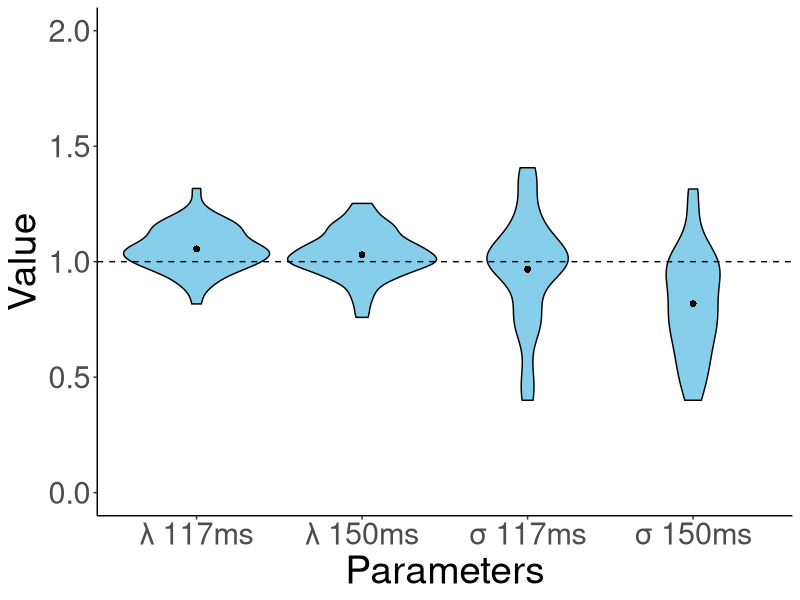
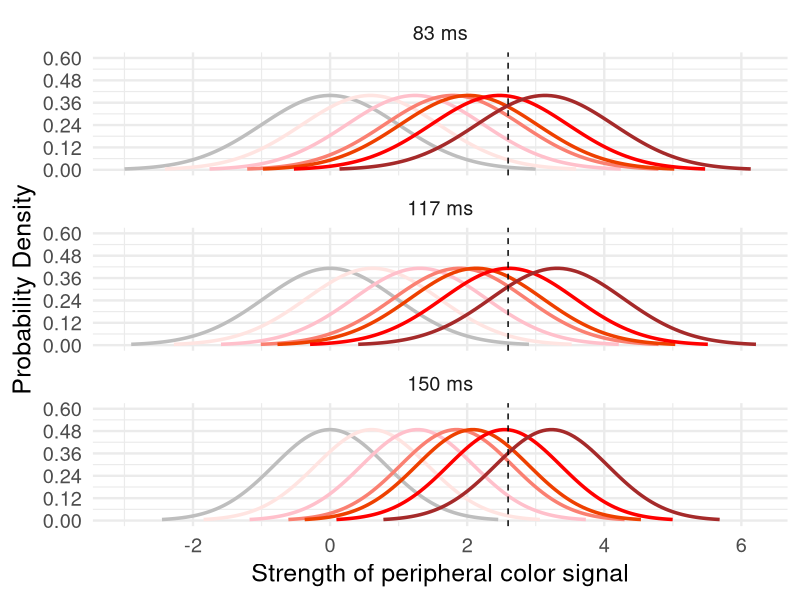
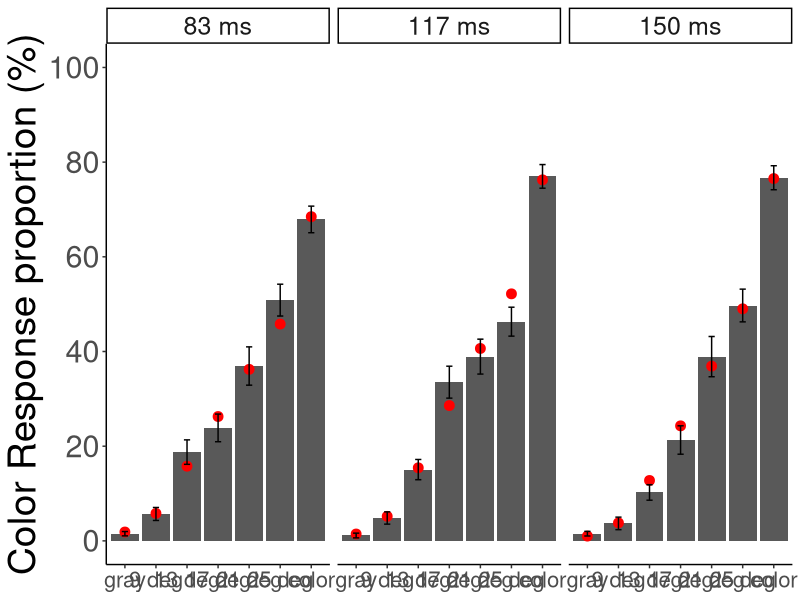

These figures' R source, in order:
library(tidyverse)

dat <- read.table("subdata.csv", header=T,sep=",") 

result = dat %>%             
  filter(TorF1 == 0 | TorF1 == 1) %>% # dual-task trials
  select(subnum, exposure, maskwidth, colorcond, TorF1, colorres, TorF2, gray_gray, gray_mix, gray_color, mix_gray, mix_mix, mix_color, color_gray, color_mix, color_color) %>%    
  group_by(subnum, colorcond, exposure, maskwidth) %>%                
  summarize(gray_gray= sum(gray_gray), gray_mix= sum(gray_mix), gray_color= sum(gray_color), mix_gray= sum(mix_gray), mix_mix= sum(mix_mix), mix_color= sum(mix_color), color_gray= sum(color_gray), color_mix= sum(color_mix), color_color= sum(color_color)) #%>%       

#基準となるパラメータ
sigma83ms <- 1
mu83ms_gray <- 0

### Function for model fitting
fit_uvsdt_mle <- function(data, add_constant = TRUE) {
  
  # add_constant = TRUE adds a small value to the response frequency vectors.
  # correction against extreme estimates 
  if (add_constant) {
    data <- data+0.5
  }
  
  # initial guess for parameter values d-primeベースで出す
  mu83ms_9deg  <- qnorm(data[4,2]/(data[4,1]+data[4,2]))-qnorm(data[1,2]/(data[1,1]+data[1,2]))
  mu83ms_13deg <- qnorm(data[5,2]/(data[5,1]+data[5,2]))-qnorm(data[1,2]/(data[1,1]+data[1,2]))
  mu83ms_17deg <- qnorm(data[6,2]/(data[6,1]+data[6,2]))-qnorm(data[1,2]/(data[1,1]+data[1,2]))
  mu83ms_21deg <- qnorm(data[7,2]/(data[7,1]+data[7,2]))-qnorm(data[1,2]/(data[1,1]+data[1,2]))
  mu83ms_25deg <- qnorm(data[8,2]/(data[8,1]+data[8,2]))-qnorm(data[1,2]/(data[1,1]+data[1,2]))
  mu83ms_color <- qnorm(data[19,2]/(data[19,1]+data[19,2]))-qnorm(data[1,2]/(data[1,1]+data[1,2]))
  mu117ms <- 1
  mu150ms <- 1
  sigma117ms <- 1
  sigma150ms <- 1
  cri <- 2
  
  guess <- c(mu83ms_9deg, mu83ms_13deg, mu83ms_17deg, mu83ms_21deg, mu83ms_25deg, mu83ms_color, mu117ms, mu150ms, sigma117ms, sigma150ms, cri)
  
  # model fit
  fit <- suppressWarnings(optim(uvsdt_logL, 
                                par = guess, 
                                lower =      c(0, 0, 0, 0, 0, 0, 0, 0, 0.4, 0.4, 0),
                                upper =      c(3.5, 3.5, 3.5, 3.5, 3.5, 3.5, 2.0, 2.0, 2.0, 2.0, 5.0), 
                                gr = NULL, method = "BFGS", 
                                control = list("maxit" = 10000, 
                                               "parscale" = c(1,   1,    1,   1,    1,   1,  0.001,  0.001,  0.001,  0.001,  1))))
  #lower =      c(0.1, 0.1, 0.1, 0.1, 0.1, 1.0, 0.5, 0.5, 0.5, 0.5, 0.5),
  #upper =      c(3.5, 3.5, 3.5, 3.5, 3.5, 3.5, 2.0, 2.0, 2.0, 2.0, 5.0), 
  
  # outputs
  mu83ms_9deg  <- fit$par[1]
  mu83ms_13deg <- fit$par[2] 
  mu83ms_17deg <- fit$par[3] 
  mu83ms_21deg <- fit$par[4] 
  mu83ms_25deg <- fit$par[5] 
  mu83ms_color <- fit$par[6] 
  mu117ms<-  fit$par[7] 
  mu150ms <- fit$par[8] 
  sigma117ms <- fit$par[9] 
  sigma150ms <- fit$par[10]
  cri <- fit$par[11] 
  
  logL <- -fit$value
  
  AIC <- -2 * logL + 2 * 11
  
  predicted_data <- matrix(c(rep(1,21)), nrow=21, ncol=2)
  ##############################################################################
  # model predictions
  predicted_data <- matrix(NA, nrow=21, ncol=2)
  #gray
  mean_one_mat <- c(mu83ms_gray, mu83ms_gray*mu117ms, mu83ms_gray*mu150ms)
  sigmamat <- c(sigma83ms,sigma117ms,sigma150ms)
  for (cond in 1:3) {
    pred_gray_others_rate <- pnorm(cri, mean= mean_one_mat[cond], sd=sigmamat[cond])
    pred_gray_color_rate <- 1-pred_gray_others_rate
    
    #反応数
    pred_nr_gray_color <- sum(data[cond,1]+data[cond,2]) * pred_gray_color_rate
    pred_nr_gray_others <- sum(data[cond,1]+data[cond,2]) * pred_gray_others_rate
    predicted_data[cond,1] <- pred_gray_others_rate
    predicted_data[cond,2] <- pred_gray_color_rate
  }
  
  #chimera
  mean_one_mat <- c(mu83ms_9deg,mu83ms_13deg,mu83ms_17deg,mu83ms_21deg,mu83ms_25deg, mu83ms_9deg*mu117ms,mu83ms_13deg*mu117ms,mu83ms_17deg*mu117ms,mu83ms_21deg*mu117ms,mu83ms_25deg*mu117ms, mu83ms_9deg*mu150ms,mu83ms_13deg*mu150ms,mu83ms_17deg*mu150ms,mu83ms_21deg*mu150ms,mu83ms_25deg*mu150ms)
  sigmamat <- c(rep(sigma83ms,5),rep(sigma117ms,5),rep(sigma150ms,5))
  for (cond in 4:18) {
    pred_chimera_others_rate <- pnorm(cri, mean=mean_one_mat[cond-3], sd=sigmamat[cond-3])
    pred_chimera_color_rate <-1-pred_chimera_others_rate
    #反応数
    pred_nr_chimera_color <- sum(data[cond,1]+data[cond,2]) *pred_chimera_color_rate
    pred_nr_chimera_others <- sum(data[cond,1]+data[cond,2]) * pred_chimera_others_rate
    predicted_data[cond,1] <- pred_chimera_others_rate
    predicted_data[cond,2] <- pred_chimera_color_rate
  }
  
  #color
  mean_two_mat <- c(mu83ms_color,mu83ms_color*mu117ms,mu83ms_color*mu150ms)
  sigmamat <- c(sigma83ms,sigma117ms,sigma150ms)
  for (cond in 19:21) {
    pred_color_others_rate <- pnorm(cri, mean=mean_two_mat[cond-18], sd=sigmamat[cond-18])
    pred_color_color_rate <- 1-pred_color_others_rate
    #反応数
    pred_nr_color_color <- sum(data[cond,1]+data[cond,2]) * pred_color_color_rate
    pred_nr_color_others <- sum(data[cond,1]+data[cond,2]) * pred_color_others_rate
    predicted_data[cond,1] <- pred_color_others_rate
    predicted_data[cond,2] <- pred_color_color_rate
  }
  ##############################################################################
  
  
  est <- data.frame(mu83ms_9deg   = mu83ms_9deg, 
                    mu83ms_13deg  = mu83ms_13deg, 
                    mu83ms_17deg  = mu83ms_17deg, 
                    mu83ms_21deg  = mu83ms_21deg, 
                    mu83ms_25deg  = mu83ms_25deg, 
                    mu83ms_color = mu83ms_color,
                    mu117ms = mu117ms,
                    mu150ms = mu150ms,
                    sigma117ms = sigma117ms,
                    sigma150ms = sigma150ms,
                    cri = cri, 
                    logL = logL,
                    AIC = AIC)
  return(list(est,predicted_data))
}


### Likelihood function
uvsdt_logL <- function(x, inputs) {
  
  # target parameters
  mu83ms_9deg  <- x[1]
  mu83ms_13deg <- x[2] 
  mu83ms_17deg <- x[3] 
  mu83ms_21deg <- x[4] 
  mu83ms_25deg <- x[5] 
  mu83ms_color <- x[6] 
  mu117ms<-  x[7] 
  mu150ms <- x[8] 
  sigma117ms <- x[9] 
  sigma150ms <- x[10]
  cri <- x[11] 
  
  ##############################################################################
  # model predictions
  predicted_data <- matrix(NA, nrow=21, ncol=2)
  #gray
  mean_one_mat <- c(mu83ms_gray, mu83ms_gray*mu117ms, mu83ms_gray*mu150ms)
  sigmamat <- c(sigma83ms,sigma117ms,sigma150ms)
  for (cond in 1:3) {
    pred_gray_others_rate <- pnorm(cri, mean= mean_one_mat[cond], sd=sigmamat[cond])
    pred_gray_color_rate <- 1-pred_gray_others_rate
    
    #反応数
    pred_nr_gray_color <- sum(data[cond,1]+data[cond,2]) * pred_gray_color_rate
    pred_nr_gray_others <- sum(data[cond,1]+data[cond,2]) * pred_gray_others_rate
    predicted_data[cond,1] <- pred_gray_others_rate
    predicted_data[cond,2] <- pred_gray_color_rate
  }
  
  #chimera
  mean_one_mat <- c(mu83ms_9deg,mu83ms_13deg,mu83ms_17deg,mu83ms_21deg,mu83ms_25deg, mu83ms_9deg*mu117ms,mu83ms_13deg*mu117ms,mu83ms_17deg*mu117ms,mu83ms_21deg*mu117ms,mu83ms_25deg*mu117ms, mu83ms_9deg*mu150ms,mu83ms_13deg*mu150ms,mu83ms_17deg*mu150ms,mu83ms_21deg*mu150ms,mu83ms_25deg*mu150ms)
  sigmamat <- c(rep(sigma83ms,5),rep(sigma117ms,5),rep(sigma150ms,5))
  for (cond in 4:18) {
    pred_chimera_others_rate <- pnorm(cri, mean=mean_one_mat[cond-3], sd=sigmamat[cond-3])
    pred_chimera_color_rate <-1-pred_chimera_others_rate
    #反応数
    pred_nr_chimera_color <- sum(data[cond,1]+data[cond,2]) *pred_chimera_color_rate
    pred_nr_chimera_others <- sum(data[cond,1]+data[cond,2]) * pred_chimera_others_rate
    predicted_data[cond,1] <- pred_chimera_others_rate
    predicted_data[cond,2] <- pred_chimera_color_rate
  }
  
  #color
  mean_two_mat <- c(mu83ms_color,mu83ms_color*mu117ms,mu83ms_color*mu150ms)
  sigmamat <- c(sigma83ms,sigma117ms,sigma150ms)
  for (cond in 19:21) {
    pred_color_others_rate <- pnorm(cri, mean=mean_two_mat[cond-18], sd=sigmamat[cond-18])
    pred_color_color_rate <- 1-pred_color_others_rate
    #反応数
    pred_nr_color_color <- sum(data[cond,1]+data[cond,2]) * pred_color_color_rate
    pred_nr_color_others <- sum(data[cond,1]+data[cond,2]) * pred_color_others_rate
    predicted_data[cond,1] <- pred_color_others_rate
    predicted_data[cond,2] <- pred_color_color_rate
  }
  ##############################################################################
  
  # log likelihood
  logL <- sum(data * log(predicted_data))
  if (is.nan(logL)) {
    logL <- -Inf
  }
  
  logL <- -logL
  return(logL)
  #if (1 < par[3] & par[3] < par[4] & par[4] < par[5] & par[5] < par[6] & par[7] < par[8] & par[8] < par[9] & par[9]< par[10] & par[10]< par[11] & par[12] < par[13] & par[13] < par[14] & par[14] < par[15] & par[15] < par[16]) {
  #logL <- -logL　#対数尤度を対数損失にする
  #return(logL)
  #} 
  #else {
  # return(999999)
  #}
  
}


estimates <- c()
predicted_array <- array(NA, dim = c(21, 2, 44))
data_rate_array <- array(NA, dim = c(21, 2, 44))

data_rate_add <- array(NA, dim = c(21, 2, 44))
dprime_mat <- matrix(c(rep(NA,18*44)), nrow=18, ncol=44)
C_mat <- matrix(c(rep(NA,18*44)), nrow=18, ncol=44)

for (i in 4:47) {
  
  sub <- i
  
  #データ成型
  subdata <- result[((sub-4)*21+1):((sub-4)*21+21), ]
  data <- matrix(NA, nrow=21, ncol=2)
  #gray
  data[1:3,1]<-unlist(subdata[1:3,5]+subdata[1:3,6])#_others
  data[1:3,2]<-unlist(subdata[1:3,7])#_color
  #chimera
  data[4:18,1]<-unlist(subdata[4:18,8]+subdata[4:18,9])#_others
  data[4:18,2]<-unlist(subdata[4:18,10])#_color
  #color
  data[19:21,1]<-unlist(subdata[19:21,11]+subdata[19:21,12])#_others
  data[19:21,2]<-unlist(subdata[19:21,13])#_color
  
  data_rate_array[,1,(sub-3)]<-data[,1]/(data[,1]+data[,2])
  data_rate_array[,2,(sub-3)]<-data[,2]/(data[,1]+data[,2])
  
  data_rate_add[,1,(sub-3)]<-(data[,1]+0.5)/((data[,1]+0.5)+(data[,2]+0.5))
  data_rate_add[,2,(sub-3)]<-(data[,2]+0.5)/((data[,1]+0.5)+(data[,2]+0.5))
  
  # #########グレーをS1分布としたd'やCの算出############################################################
  # 
  # dprime_co_83 <-  qnorm(data_rate_add[19,2,(sub-3)])-qnorm(data_rate_add[1,2,(sub-3)]) #z(color_color)-z(gray_color)
  # dprime_co_117 <- qnorm(data_rate_add[20,2,(sub-3)])-qnorm(data_rate_add[2,2,(sub-3)])
  # dprime_co_150 <- qnorm(data_rate_add[21,2,(sub-3)])-qnorm(data_rate_add[3,2,(sub-3)])
  # 
  # dprime_9d_83<-  qnorm(data_rate_add[4,2,(sub-3)])-qnorm(data_rate_add[1,2,(sub-3)])#z(chimera_color)-z(gray_color)
  # dprime_13d_83<- qnorm(data_rate_add[5,2,(sub-3)])-qnorm(data_rate_add[1,2,(sub-3)])
  # dprime_17d_83<- qnorm(data_rate_add[6,2,(sub-3)])-qnorm(data_rate_add[1,2,(sub-3)])
  # dprime_21d_83<- qnorm(data_rate_add[7,2,(sub-3)])-qnorm(data_rate_add[1,2,(sub-3)])
  # dprime_25d_83<- qnorm(data_rate_add[8,2,(sub-3)])-qnorm(data_rate_add[1,2,(sub-3)])
  # 
  # dprime_9d_117<-  qnorm(data_rate_add[9,2,(sub-3)])-qnorm(data_rate_add[2,2,(sub-3)])
  # dprime_13d_117<- qnorm(data_rate_add[10,2,(sub-3)])-qnorm(data_rate_add[2,2,(sub-3)])
  # dprime_17d_117<- qnorm(data_rate_add[11,2,(sub-3)])-qnorm(data_rate_add[2,2,(sub-3)])
  # dprime_21d_117<- qnorm(data_rate_add[12,2,(sub-3)])-qnorm(data_rate_add[2,2,(sub-3)])
  # dprime_25d_117<- qnorm(data_rate_add[13,2,(sub-3)])-qnorm(data_rate_add[2,2,(sub-3)])
  # 
  # dprime_9d_150<-  qnorm(data_rate_add[14,2,(sub-3)])-qnorm(data_rate_add[3,2,(sub-3)])
  # dprime_13d_150<- qnorm(data_rate_add[15,2,(sub-3)])-qnorm(data_rate_add[3,2,(sub-3)])
  # dprime_17d_150<- qnorm(data_rate_add[16,2,(sub-3)])-qnorm(data_rate_add[3,2,(sub-3)])
  # dprime_21d_150<- qnorm(data_rate_add[17,2,(sub-3)])-qnorm(data_rate_add[3,2,(sub-3)])
  # dprime_25d_150<- qnorm(data_rate_add[18,2,(sub-3)])-qnorm(data_rate_add[3,2,(sub-3)])
  # 
  # C_co_83 <- -0.5 * (qnorm(data_rate_add[19,2,(sub-3)])+qnorm(data_rate_add[1,2,(sub-3)]))
  # C_co_117 <- -0.5 * (qnorm(data_rate_add[20,2,(sub-3)])+qnorm(data_rate_add[2,2,(sub-3)]))
  # C_co_150 <- -0.5 * (qnorm(data_rate_add[21,2,(sub-3)])+qnorm(data_rate_add[3,2,(sub-3)]))
  # 
  # C_9d_83<- -0.5 * (qnorm(data_rate_add[4,2,(sub-3)])+qnorm(data_rate_add[1,2,(sub-3)]))
  # C_13d_83<- -0.5 * (qnorm(data_rate_add[5,2,(sub-3)])+qnorm(data_rate_add[1,2,(sub-3)]))
  # C_17d_83<- -0.5 * (qnorm(data_rate_add[6,2,(sub-3)])+qnorm(data_rate_add[1,2,(sub-3)]))
  # C_21d_83<- -0.5 * (qnorm(data_rate_add[7,2,(sub-3)])+qnorm(data_rate_add[1,2,(sub-3)]))
  # C_25d_83<- -0.5 * (qnorm(data_rate_add[8,2,(sub-3)])+qnorm(data_rate_add[1,2,(sub-3)]))
  # 
  # C_9d_117<- -0.5 * (qnorm(data_rate_add[9,2,(sub-3)])+qnorm(data_rate_add[2,2,(sub-3)]))
  # C_13d_117<- -0.5 * (qnorm(data_rate_add[10,2,(sub-3)])+qnorm(data_rate_add[2,2,(sub-3)]))
  # C_17d_117<- -0.5 * (qnorm(data_rate_add[11,2,(sub-3)])+qnorm(data_rate_add[2,2,(sub-3)]))
  # C_21d_117<- -0.5 * (qnorm(data_rate_add[12,2,(sub-3)])+qnorm(data_rate_add[2,2,(sub-3)]))
  # C_25d_117<- -0.5 * (qnorm(data_rate_add[13,2,(sub-3)])+qnorm(data_rate_add[2,2,(sub-3)]))
  # 
  # C_9d_150<- -0.5 * (qnorm(data_rate_add[14,2,(sub-3)])+qnorm(data_rate_add[3,2,(sub-3)]))
  # C_13d_150<- -0.5 * (qnorm(data_rate_add[15,2,(sub-3)])+qnorm(data_rate_add[3,2,(sub-3)]))
  # C_17d_150<- -0.5 * (qnorm(data_rate_add[16,2,(sub-3)])+qnorm(data_rate_add[3,2,(sub-3)]))
  # C_21d_150<- -0.5 * (qnorm(data_rate_add[17,2,(sub-3)])+qnorm(data_rate_add[3,2,(sub-3)]))
  # C_25d_150<- -0.5 * (qnorm(data_rate_add[18,2,(sub-3)])+qnorm(data_rate_add[3,2,(sub-3)]))
  # 
  # dprime <- c(dprime_co_83,dprime_co_117,dprime_co_150,dprime_9d_83,dprime_13d_83,dprime_17d_83,dprime_21d_83,dprime_25d_83,dprime_9d_117,dprime_13d_117,dprime_17d_117,dprime_21d_117,dprime_25d_117,dprime_9d_150,dprime_13d_150,dprime_17d_150,dprime_21d_150,dprime_25d_150)
  # C <- c(C_co_83,C_co_117,C_co_150,C_9d_83,C_13d_83,C_17d_83,C_21d_83,C_25d_83,C_9d_117,C_13d_117,C_17d_117,C_21d_117,C_25d_117,C_9d_150,C_13d_150,C_17d_150,C_21d_150,C_25d_150)
  # 
  # dprime_mat[,(sub-3)] <- dprime
  # C_mat[,(sub-3)] <- C
  # ################################################################################
  # 
  
  
  ### Fitting
  
  fit <- fit_uvsdt_mle(data, add_constant = TRUE)
  df <- fit[[1]]
  df$sub <- i
  estimates <- rbind(estimates, df)
  a <- fit[[2]]
  predicted_array[,,(sub-3)] <- a
}

#predicted_array[,,1]
#data_rate_array[,,1]

mean_predicted <- apply(predicted_array, c(1, 2), mean)*100
mean_predicted2 <- c(mean_predicted[1,2],mean_predicted[4:8,2],mean_predicted[19,2],mean_predicted[2,2],mean_predicted[9:13,2],mean_predicted[20,2],mean_predicted[3,2],mean_predicted[14:18,2],mean_predicted[21,2])
se_predicted <-(apply(predicted_array, c(1, 2), sd)*100)/ sqrt(44)
se_predicted2 <- c(se_predicted[1,2],se_predicted[4:8,2],se_predicted[19,2],se_predicted[2,2],se_predicted[9:13,2],se_predicted[20,2],se_predicted[3,2],se_predicted[14:18,2],se_predicted[21,2])

mean_data <-  apply(data_rate_array, c(1, 2), mean)*100
mean_data2 <- c(mean_data[1,2],mean_data[4:8,2],mean_data[19,2],mean_data[2,2],mean_data[9:13,2],mean_data[20,2],mean_data[3,2],mean_data[14:18,2],mean_data[21,2])
se_data <-  (apply(data_rate_array, c(1, 2), sd)*100)/ sqrt(44)
se_data2 <- c(se_data[1,2],se_data[4:8,2],se_data[19,2],se_data[2,2],se_data[9:13,2],se_data[20,2],se_data[3,2],se_data[14:18,2],se_data[21,2])


################################################################################mean+variance,mean,variance,nullの検定
for (i in 1:4){
  now <- log(estimates[,i+6])
  #now <- estimates[,i+6]
  t_test_below1 <- t.test(now, mu = 0, alternative = "less")
  t_test_above1 <- t.test(now, mu = 0, alternative = "greater")
  print(t_test_below1)
  print(t_test_above1)
}

library(ggplot2)
data_parameter_plot <- data.frame(
  Parameters = rep(c("λ 117ms", "λ 150ms", "σ 117ms", "σ 150ms"), each = 44),
  Value = c(estimates[,7], estimates[,8], estimates[,9], estimates[,10])
)
#data_parameter_plot$Value <- log(data_parameter_plot$Value)

# グラフの作成
ggplot(data_parameter_plot, aes(x = Parameters, y = Value)) +
  geom_violin(fill = "skyblue", color = "black") +  # ヴァイオリンプロットの描画
  geom_hline(yintercept = 1, linetype = "dashed", color = "black") +  # y = 1 の位置に横線を追加
  labs(x = "Parameters",
       y = "Value") + #Log-scaled 
  coord_cartesian(ylim = c(0, 2)) +  
  stat_summary(fun = mean, geom = "point", 
               shape =16, size = 2, color = "black")+
  theme_classic() +  # テーマの設定
  theme(
    plot.title = element_text(size = 20 * 2),    # タイトルのサイズを5倍に
    axis.title.x = element_text(size = 14 * 2),  # x軸ラベルのサイズを5倍に
    axis.title.y = element_text(size = 14 * 2),  # y軸ラベルのサイズを5倍に
    axis.text.x = element_text(size = 11 * 2),   # x軸目盛りのサイズを5倍に
    axis.text.y = element_text(size = 11 * 2)    # y軸目盛りのサイズを5倍に
  )



# ################################################################################ 参加者ごとのSDTプロットの作成
# for (r in 4:47) {
#   pickup_sub <- r-3
#   
#   plot_sdt_distributions <- function(means, sds, attention_levels, image_types, colors) {
#     data_SDT_plot <- data.frame()
#     
#     for (i in 1:length(attention_levels)) {
#       for (j in 1:length(image_types)) {
#         x <- seq(means[i,j] - 3 * sds[i,j], means[i,j] + 3 * sds[i,j], length.out = 100)
#         y <- dnorm(x, mean = means[i,j], sd = sds[i,j])
#         
#         
#         # データフレームに追加
#         data_SDT_plot <- rbind(data_SDT_plot, data.frame(
#           x = x,
#           y = y,
#           Attention = attention_levels[i],
#           ImageType = image_types[j],
#           color = colors[j]
#         ))
#       }
#     }
#     
#     p <- ggplot(data_SDT_plot, aes(x = x, y = y, color = ImageType)) +
#       geom_line(size = 1.2) +
#       scale_color_manual(values = colors) +
#       labs(x = "Strength of peripheral color signal",
#            y = "Probability Density") +
#       scale_x_continuous(breaks=seq(-2,8),limits=c(-2,8))+
#       scale_y_continuous(breaks=seq(0,1,length=5),limits=c(0,1))+
#       geom_vline(xintercept = estimates[pickup_sub,11], linetype = "dashed", color = "black") + 
#       facet_wrap(~ Attention, nrow = 3, scales = "free_y") +  # 各注意条件で分布を重ねる
#       theme_minimal(base_size = 18) +
#       theme(legend.position = "none")#"top"
#     
#     #print(p)
#     i_string <- as.character(r)
#     plotname <- paste0("plot_subjects/signal_distribution/", i_string, ".png") 
#     ggsave(plotname, plot = p, width = 8, height = 6, dpi = 300)
#   }
#   
#   # 平均値と標準偏差
#   means_83ms <- c(mu83ms_gray, estimates[pickup_sub,1], estimates[pickup_sub,2], estimates[pickup_sub,3], estimates[pickup_sub,4], estimates[pickup_sub,5], estimates[pickup_sub,6])  
#   means_117ms <- means_83ms * estimates[pickup_sub,7]
#   means_150ms <- means_83ms * estimates[pickup_sub,8]
#   means <- rbind(means_83ms,means_117ms,means_150ms)
#   sd_83ms <- c(rep(sigma83ms, 7))  
#   sd_117ms <- c(rep(estimates[pickup_sub,9], 7))  
#   sd_150ms <- c(rep(estimates[pickup_sub,10], 7))  
#   sds <- rbind(sd_83ms,sd_117ms,sd_150ms)
#   
#   attention_levels <- factor(c("83 ms", "117 ms", "150 ms"), levels = c("83 ms", "117 ms", "150 ms"))
#   image_types <- factor(c("gray", "9 deg", "13 deg", "17 deg", "21 deg", "25 deg", "color"), levels = c("gray", "9 deg", "13 deg", "17 deg", "21 deg", "25 deg", "color"))
#   colors <- c("grey", "mistyrose", "pink", "salmon", "orangered2","red", "brown")
#   
#   # 関数を呼び出し
#   plot_sdt_distributions(means, sds, attention_levels, image_types, colors)
#   
# }

################################################################################ 参加者平均SDTの図示

plot_sdt_distributions <- function(means, sds, attention_levels, image_types, colors) {
  data_SDT_plot <- data.frame()
  
  for (i in 1:length(attention_levels)) {
    for (j in 1:length(image_types)) {
      x <- seq(means[i,j] - 3 * sds[i,j], means[i,j] + 3 * sds[i,j], length.out = 100)
      y <- dnorm(x, mean = means[i,j], sd = sds[i,j]) #最大
      
      
      # データフレームに追加
      data_SDT_plot <- rbind(data_SDT_plot, data.frame(
        x = x,
        y = y,
        Attention = attention_levels[i],
        ImageType = image_types[j],
        color = colors[j]
      ))
    }
  }
  
  p <- ggplot(data_SDT_plot, aes(x = x, y = y, color = ImageType)) +
    geom_line(size = 1.2) +
    scale_color_manual(values = colors) +
    labs(x = "Strength of peripheral color signal",
         y = "Probability Density") +
    scale_y_continuous(breaks=seq(0,0.6,length=6),limits=c(0,0.6))+
    geom_vline(xintercept = mean(estimates[,11]), linetype = "dashed", color = "black") + 
    facet_wrap(~ Attention, nrow = 3, scales = "free_y") +  # 各注意条件で分布を重ねる
    theme_minimal(base_size = 18) +
    theme(legend.position = "none")#"top"
  
  print(p)
}

# 平均値と標準偏差
means_83ms <- c(mu83ms_gray, mean(estimates[,1]), mean(estimates[,2]), mean(estimates[,3]), mean(estimates[,4]), mean(estimates[,5]),mean(estimates[,6]))  
means_117ms <- means_83ms * mean(estimates[,7])
means_150ms <- means_83ms * mean(estimates[,8])
means <- rbind(means_83ms,means_117ms,means_150ms)
sd_83ms <- c(rep(sigma83ms, 7))  
sd_117ms <- c(rep(mean(estimates[,9]), 7))  
sd_150ms <- c(rep(mean(estimates[,10]), 7))  
sds <- rbind(sd_83ms,sd_117ms,sd_150ms)

attention_levels <- factor(c("83 ms", "117 ms", "150 ms"), levels = c("83 ms", "117 ms", "150 ms"))
image_types <- factor(c("gray", "9 deg", "13 deg", "17 deg", "21 deg", "25 deg", "color"), levels = c("gray", "9 deg", "13 deg", "17 deg", "21 deg", "25 deg", "color"))
colors <- c("grey", "mistyrose", "pink", "salmon", "orangered2","red", "brown")

# 関数を呼び出し
plot_sdt_distributions(means, sds, attention_levels, image_types, colors)



#########積み上げグラフでの比較#################################################

data_bar <- data.frame(
  ImageType = factor(rep(c("gray","9 deg", "13 deg", "17 deg", "21 deg", "25 deg", "color"), 3), 
                     levels = c("gray", "9 deg", "13 deg", "17 deg", "21 deg", "25 deg", "color")),
  Proportion =  as.vector(t(mean_data2)),
  SE =  as.vector(t(se_data2)),
  Condition = factor(c(rep("83 ms", 7),rep("117 ms", 7),rep("150 ms", 7)), 
                     levels = c("83 ms", "117 ms", "150 ms"))
)

predicted_data_bar <- data.frame(
  ImageType = factor(rep(c("gray","9 deg", "13 deg", "17 deg", "21 deg", "25 deg", "color"), 3),
                     levels = c("gray", "9 deg", "13 deg", "17 deg", "21 deg", "25 deg", "color")),
  Predicted = as.vector(t(mean_predicted2)),  # 仮の予測値
  SE =  as.vector(t(se_predicted2)),
  Condition = factor(c(rep("83 ms", 7),rep("117 ms", 7),rep("150 ms", 7)), 
                     levels = c("83 ms", "117 ms", "150 ms"))
)

# グラフの作成
ggplot(data_bar, aes(x = ImageType, y = Proportion)) +
  geom_bar(stat = "identity", position = "stack") +
  labs(x = NULL, y = "Color Response proportion (%)") +
  theme_minimal() +
  facet_grid(. ~ Condition) +  
  geom_point(data = predicted_data_bar, aes(x = ImageType, y = Predicted), 
             color = "red", size = 3) +  # モデルの予測値を示す点を追加 
  geom_errorbar(data = data_bar, aes(ymin = Proportion - SE, ymax = Proportion + SE), 
                width = 0.2) + #, position = position_dodge(0.9)
  theme_classic()+
  theme(legend.position = "right")+  # テーマの設定
  theme(
    plot.title = element_text(size = 20 * 2),    # タイトルのサイズを5倍に
    axis.title.x = element_text(size = 14 * 2),  # x軸ラベルのサイズを5倍に
    axis.title.y = element_text(size = 14 * 2),  # y軸ラベルのサイズを5倍に
    axis.text.x = element_text(size = 8 * 2),   # x軸目盛りのサイズを5倍に
    axis.text.y = element_text(size = 11 * 2),    # y軸目盛りのサイズを5倍に
    legend.position = "right",
    strip.text = element_text(size = 18),  # 83ms、117ms、150msの文字サイズを大きくする
    legend.text = element_text(size = 18),  # 凡例の文字サイズを大きくする
    legend.title = element_text(size = 18)  # 凡例タイトルの文字サイズを大きくする
  )+
  scale_y_continuous(
    breaks = seq(0, 100, by = 20),    
    limits = c(0, 100)                  
  ) 


#############################################################################ANOVA
# 83-g,83-9,83-13,83-17,83-21,83-25,83-c, 117-g,117-9,117-13,117-17,117-21,117-25,117-c, 150-g,150-9,150-13,150-17,150-21,150-25,150-c
# 要因A　時間　要因B 画像種類
a <- (data_rate_array[,2,])
data_ANOVA <- t(rbind(a[1,],a[4:8,],a[19,],a[2,],a[9:13,],a[20,],a[3,],a[14:18,],a[21,]))
write.csv(data_ANOVA,"data_ANOVA.csv",row.names = FALSE)


# ################################################################################
# 
# data_dprimeC <- data.frame(
#   presentationtime = c("83ms","117ms", "150ms", rep("83ms",5),rep("117ms",5),rep("150ms",5)),
#   imagetype =  c(rep("color",3),"9deg","13deg","17deg","21deg","25deg","9deg","13deg","17deg","21deg","25deg","9deg","13deg","17deg","21deg","25deg"),
#   dprime = rowMeans(dprime_mat),
#   C = rowMeans(C_mat)
# )
# 
# data_dprimeC$presentationtime <- factor(data_dprimeC$presentationtime, levels = c("83ms", "117ms", "150ms"))
# data_dprimeC$imagetype <- factor(data_dprimeC$imagetype, levels = c("9deg", "13deg", "17deg", "21deg", "25deg", "color"))
# 
# # プロット作成
# g <- ggplot(data_dprimeC, aes(x = dprime, y = C, group = imagetype, fill = presentationtime)) +
#   geom_point(aes(shape = imagetype, colour = presentationtime), size = 10) +
#   labs(x = "dprime", y = "C") +
#   theme_classic() +
#   theme(
#     axis.title.x = element_text(size = 14 * 2),  # x軸ラベルのサイズを変更
#     axis.title.y = element_text(size = 14 * 2),  # y軸ラベルのサイズを変更
#     axis.text.x = element_text(size = 20),       # x軸目盛りのサイズ
#     axis.text.y = element_text(size = 20),       # y軸目盛りのサイズ
#     legend.position = "right",                   # 凡例の位置
#     strip.text = element_text(size = 18),        # ファセットラベルのサイズ
#     legend.text = element_text(size = 18),       # 凡例テキストのサイズ
#     legend.title = element_text(size = 18)       # 凡例タイトルのサイズ
#   ) +
#   scale_x_continuous(
#     breaks = seq(0, 3, by = 0.5),   # x軸の目盛りを0から3まで0.5刻み
#     limits = c(0, 3)                # x軸の範囲を0から3に固定
#   ) +
#   scale_y_continuous(
#     breaks = seq(0.25, 1.75, by = 0.25),    # y軸の目盛りを0.25から1.75まで0.25刻み
#     limits = c(0.25, 1.75)                  # y軸の範囲を0.25から1.75に固定
#   ) +
#   scale_shape_manual(values = c(1, 2, 3, 4, 5, 6)) +  # imagetypeに対応する形状を手動で指定
#   scale_colour_manual(values = c("83ms" = "red", "117ms" = "blue", "150ms" = "darkgreen"))  # 色を手動で指定
# 
# # プロットを表示
# plot(g)

##########################################################################################参加者ごとのResponseRateプロット作成###
# 
# for (i in 4:47) {
#   data_bar <- data.frame(
#     ImageType = factor(rep(c("gray","9 deg", "13 deg", "17 deg", "21 deg", "25 deg", "color"), 3), 
#                        levels = c("gray", "9 deg", "13 deg", "17 deg", "21 deg", "25 deg", "color")),
#     Proportion =  as.vector(mean_data2[i-3]),
#     SE =  as.vector(se_data2[i-3]),
#     Condition = factor(c(rep("83 ms", 7),rep("117 ms", 7),rep("150 ms", 7)), 
#                        levels = c("83 ms", "117 ms", "150 ms"))
#   )
#   
#   predicted_data_bar <- data.frame(
#     ImageType = factor(rep(c("gray","9 deg", "13 deg", "17 deg", "21 deg", "25 deg", "color"), 3),
#                        levels = c("gray", "9 deg", "13 deg", "17 deg", "21 deg", "25 deg", "color")),
#     Predicted = as.vector(mean_predicted2[i-3]),  # 仮の予測値
#     SE =  as.vector(se_predicted2[i-3]),
#     Condition = factor(c(rep("83 ms", 7),rep("117 ms", 7),rep("150 ms", 7)), 
#                        levels = c("83 ms", "117 ms", "150 ms"))
#   )
#   
#   plot_base <- ggplot(data_bar, aes(x = ImageType, y = Proportion)) +
#     geom_bar(stat = "identity", position = "stack") +
#     labs(x = NULL, y = "Color Response proportion (%)") +
#     theme_minimal() +
#     facet_grid(. ~ Condition) +  
#     geom_point(data = predicted_data_bar, aes(x = ImageType, y = Predicted), 
#                color = "red", size = 3) +  # モデルの予測値を示す点を追加 
#     geom_errorbar(data = data_bar, aes(ymin = Proportion - SE, ymax = Proportion + SE), 
#                   width = 0.2) + #, position = position_dodge(0.9)
#     theme_classic()+
#     theme(legend.position = "right")+  # テーマの設定
#     theme(
#       plot.title = element_text(size = 20 * 2),    # タイトルのサイズを5倍に
#       axis.title.x = element_text(size = 14 * 2),  # x軸ラベルのサイズを5倍に
#       axis.title.y = element_text(size = 14 * 2),  # y軸ラベルのサイズを5倍に
#       axis.text.x = element_text(size = 8 * 2),   # x軸目盛りのサイズを5倍に
#       axis.text.y = element_text(size = 11 * 2),    # y軸目盛りのサイズを5倍に
#       legend.position = "right",
#       strip.text = element_text(size = 18),  # 83ms、117ms、150msの文字サイズを大きくする
#       legend.text = element_text(size = 18),  # 凡例の文字サイズを大きくする
#       legend.title = element_text(size = 18)  # 凡例タイトルの文字サイズを大きくする
#     )+
#     scale_y_continuous(
#       breaks = seq(0, 100, by = 20),    
#       limits = c(0, 100)                  
#     ) 
#   
#   i_string <- as.character(i)
#   plotname <- paste0("plot_subjects/response_rate/", i_string, ".png") 
#   ggsave(plotname, plot = plot_base, width = 8, height = 6, dpi = 300)
#   
# }
# 
